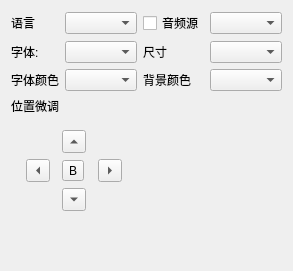
         <widget class="QWidget" name="sub_lang_1_2">
          <attribute name="title">
           <string>语言2</string>
          </attribute>
          <layout class="QVBoxLayout" name="verticalLayout_subtab2">
           <item>
            <layout class="QGridLayout" name="gridLayout_subtab_1_2">
             <item row="0" column="0">
              <widget class="QLabel" name="label_lang_1_2">
               <property name="text">
                <string>语言</string>
               </property>
              </widget>
             </item>
             <item row="0" column="1">
              <widget class="QComboBox" name="comboBox_lang_1_2"/>
             </item>
             <item row="0" column="2">
              <widget class="QCheckBox" name="checkBox_audio_source_1_2">
               <property name="text">
                <string>音频源</string>
               </property>
              </widget>
             </item>
             <item row="0" column="3">
              <widget class="QComboBox" name="comboBox_subtab_1_2"/>
             </item>
             <item row="1" column="0">
              <widget class="QLabel" name="label_font_1_2">
               <property name="text">
                <string>字体:</string>
               </property>
              </widget>
             </item>
             <item row="1" column="1">
              <widget class="QComboBox" name="comboBox_font_1_2"/>
             </item>
             <item row="1" column="2">
              <widget class="QLabel" name="label_size_1_2">
               <property name="text">
                <string>尺寸</string>
               </property>
              </widget>
             </item>
             <item row="1" column="3">
              <widget class="QComboBox" name="comboBox_size_1_2"/>
             </item>
             <item row="2" column="0">
              <widget class="QLabel" name="label_font_color_1_2">
               <property name="text">
                <string>字体颜色</string>
               </property>
              </widget>
             </item>
             <item row="2" column="1">
              <widget class="QComboBox" name="comboBox_font_color_1_2"/>
             </item>
             <item row="2" column="2">
              <widget class="QLabel" name="label_bg_color_1_2">
               <property name="text">
                <string>背景颜色</string>
               </property>
              </widget>
             </item>
             <item row="2" column="3">
              <widget class="QComboBox" name="comboBox_bg_color_1_2"/>
             </item>
             <item row="3" column="0">
              <widget class="QLabel" name="label_position_1_2">
               <property name="text">
                <string>位置微调</string>
               </property>
              </widget>
             </item>
             <item row="4" column="0" colspan="2">
              <widget class="QFrame" name="frame_dpad_1_2">
               <property name="frameShape">
                <enum>QFrame::Shape::NoFrame</enum>
               </property>
               <property name="frameShadow">
                <enum>QFrame::Shadow::Plain</enum>
               </property>
               <layout class="QGridLayout" name="gridLayout_dpad_2">
                <item row="0" column="1">
                 <widget class="QToolButton" name="toolButton_up_2">
                  <property name="text">
                   <string>▲</string>
                  </property>
                  <property name="arrowType">
                   <enum>Qt::ArrowType::UpArrow</enum>
                  </property>
                 </widget>
                </item>
                <item row="1" column="0">
                 <widget class="QToolButton" name="toolButton_left_1_2">
                  <property name="text">
                   <string>◄</string>
                  </property>
                  <property name="arrowType">
                   <enum>Qt::ArrowType::LeftArrow</enum>
                  </property>
                 </widget>
                </item>
                <item row="1" column="1">
                 <widget class="QToolButton" name="toolButton_center_1_2">
                  <property name="text">
                   <string>B</string>
                  </property>
                 </widget>
                </item>
                <item row="1" column="2">
                 <widget class="QToolButton" name="toolButton_right_1_2">
                  <property name="text">
                   <string>►</string>
                  </property>
                  <property name="arrowType">
                   <enum>Qt::ArrowType::RightArrow</enum>
                  </property>
                 </widget>
                </item>
                <item row="2" column="1">
                 <widget class="QToolButton" name="toolButton_down_1_2">
                  <property name="text">
                   <string>▼</string>
                  </property>
                  <property name="arrowType">
                   <enum>Qt::ArrowType::DownArrow</enum>
                  </property>
                 </widget>
                </item>
               </layout>
              </widget>
             </item>
            </layout>
           </item>
           <item>
            <spacer name="verticalSpacer_subtab_1_2">
             <property name="orientation">
              <enum>Qt::Orientation::Vertical</enum>
             </property>
             <property name="sizeHint" stdset="0">
              <size>
               <width>20</width>
               <height>40</height>
              </size>
             </property>
            </spacer>
           </item>
          </layout>
         </widget>
